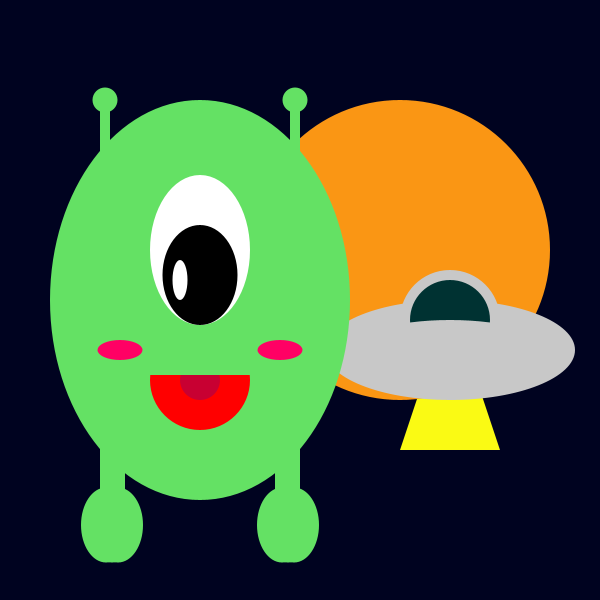
Frame 1 (no input)
Frame 60 (the mouse pressed at the canvas centre just before this capture): identical to frame 1, image omitted
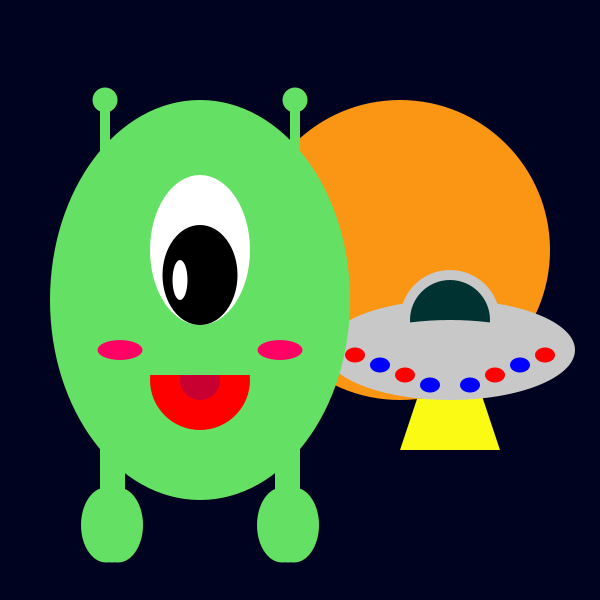
Frame 120 (the mouse held since frame 60 and released just before this capture)

The Processing sketch that drew these frames (run headless with seeded random() and noise(); from frame 60 on, the mouse is pressed at the canvas centre):

// Processing sketch: processing_76792
// ── processing_76792.pde

int fons = 800;

void setup(){
size(600,600);
smooth();
}
void draw(){
background(fons);
noStroke();
fill(250,250,20);
triangle(500,450,400,450,450,300);
fill(250,150,20);
ellipse(400,250,300,300);
fill(200,200,200);
ellipse(450,350,250,100);
ellipse(450,320,100,100);
fill(0,50,50);
ellipse(450,320,80,80);
fill(200,200,200);
ellipse(450,350,200,60);
fill(100,225,100);
ellipse(200,300,300,400);
rect(100,425,25,100);
rect(275,425,25,100);
rect(290,100,10,100);
rect(100,100,10,100);
ellipse(295,100,25,25);
ellipse(105,100,25,25);
ellipse(106,525,50,75);
ellipse(112,525,50,75);
ellipse(118,525,50,75);
ellipse(294,525,50,75);
ellipse(288,525,50,75);
ellipse(282,525,50,75);
fill(255,255,255);
ellipse(200,250,100,150);
fill(0,0,0);
ellipse(200,275,75,100);
fill(255,255,255);
ellipse(180,280,15,40);
fill(255,0,0);
ellipse(405,375,20,mouseY/20);
fill(0,0,255);
ellipse(380,365,20,mouseX/20);
fill(255,0,0);
ellipse(355,355,20,mouseY/20);
fill(0,0,255);
ellipse(430,385,20,mouseX/20);
fill(0,0,255);
ellipse(470,385,20,mouseY/20);
fill(255,0,0);
ellipse(495,375,20,mouseX/20);
fill(0,0,255);
ellipse(520,365,20,mouseY/20);
fill(255,0,0);
ellipse(545,355,20,mouseX/20);
ellipse(200,380,100,100);
fill(200,0,50);
ellipse(200,380,40,40);
fill(100,225,100);
rect(100,325,150,50);
fill(255,0,100);
ellipse(120,350,45,20);
ellipse(280,350,45,20);
}
void mousePressed(){
  fons = 800;
}
void mouseReleased(){
  fons = 000;
 
}
